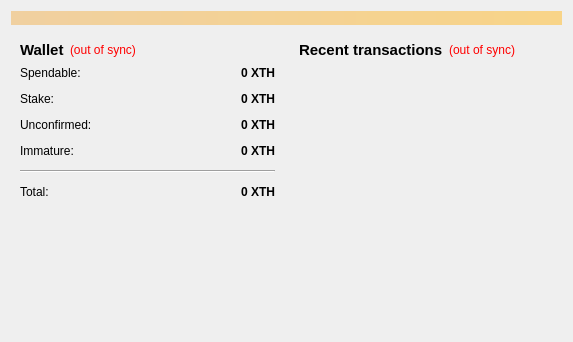
<?xml version="1.0" encoding="UTF-8"?>
<ui version="4.0">
 <class>OverviewPage</class>
 <widget class="QWidget" name="OverviewPage">
  <property name="geometry">
   <rect>
    <x>0</x>
    <y>0</y>
    <width>573</width>
    <height>342</height>
   </rect>
  </property>
  <property name="windowTitle">
   <string>Form</string>
  </property>
  <layout class="QVBoxLayout" name="topLayout">
   <item>
    <widget class="QLabel" name="labelAlerts">
     <property name="visible">
      <bool>false</bool>
     </property>
     <property name="styleSheet">
      <string notr="true">background-color: qlineargradient(x1: 0, y1: 0, x2: 1, y2: 0, stop:0 #F0D0A0, stop:1 #F8D488);  color:#000000
</string>
     </property>
     <property name="wordWrap">
      <bool>true</bool>
     </property>
     <property name="margin">
      <number>3</number>
     </property>
    </widget>
   </item>
   <item>
    <layout class="QHBoxLayout" name="horizontalLayout" stretch="1,1">
     <item>
      <layout class="QVBoxLayout" name="verticalLayout_2">
       <item>
        <widget class="QWidget" name="widget" native="true">
         <layout class="QVBoxLayout" name="verticalLayout_4">
          <item>
           <layout class="QHBoxLayout" name="horizontalLayout_4">
            <item>
             <widget class="QLabel" name="label_5">
              <property name="font">
               <font>
                <pointsize>11</pointsize>
                <weight>75</weight>
                <bold>true</bold>
               </font>
              </property>
              <property name="text">
               <string>Wallet</string>
              </property>
             </widget>
            </item>
            <item>
             <widget class="QLabel" name="labelWalletStatus">
              <property name="toolTip">
               <string>The displayed information may be out of date. Your wallet automatically synchronizes with the TheoremCoin network after a connection is established, but this process has not completed yet.</string>
              </property>
              <property name="styleSheet">
               <string notr="true">QLabel { color: red; }</string>
              </property>
              <property name="text">
               <string notr="true">(out of sync)</string>
              </property>
              <property name="alignment">
               <set>Qt::AlignLeading|Qt::AlignLeft|Qt::AlignVCenter</set>
              </property>
             </widget>
            </item>
            <item>
             <spacer name="horizontalSpacer_2">
              <property name="orientation">
               <enum>Qt::Horizontal</enum>
              </property>
              <property name="sizeHint" stdset="0">
               <size>
                <width>40</width>
                <height>20</height>
               </size>
              </property>
             </spacer>
            </item>
           </layout>
          </item>
          <item>
           <layout class="QFormLayout" name="formLayout_2">
            <property name="fieldGrowthPolicy">
             <enum>QFormLayout::AllNonFixedFieldsGrow</enum>
            </property>
            <property name="horizontalSpacing">
             <number>12</number>
            </property>
            <property name="verticalSpacing">
             <number>12</number>
            </property>
            <item row="0" column="0">
             <widget class="QLabel" name="label">
              <property name="text">
               <string>Spendable:</string>
              </property>
             </widget>
            </item>
            <item row="0" column="1">
             <widget class="QLabel" name="labelBalance">
              <property name="font">
               <font>
                <weight>75</weight>
                <bold>true</bold>
               </font>
              </property>
              <property name="cursor">
               <cursorShape>IBeamCursor</cursorShape>
              </property>
              <property name="toolTip">
               <string>Your current spendable balance</string>
              </property>
              <property name="text">
               <string notr="true">0 XTH</string>
              </property>
              <property name="alignment">
               <set>Qt::AlignRight|Qt::AlignTrailing|Qt::AlignVCenter</set>
              </property>
              <property name="textInteractionFlags">
               <set>Qt::LinksAccessibleByMouse|Qt::TextSelectableByKeyboard|Qt::TextSelectableByMouse</set>
              </property>
             </widget>
            </item>
            <item row="1" column="0">
             <widget class="QLabel" name="label_6">
              <property name="text">
               <string>Stake:</string>
              </property>
             </widget>
            </item>
            <item row="1" column="1">
             <widget class="QLabel" name="labelStake">
              <property name="font">
               <font>
                <weight>75</weight>
                <bold>true</bold>
               </font>
              </property>
              <property name="cursor">
               <cursorShape>IBeamCursor</cursorShape>
              </property>
              <property name="toolTip">
               <string>Total of coins that was staked, and do not yet count toward the current balance</string>
              </property>
              <property name="text">
               <string notr="true">0 XTH</string>
              </property>
              <property name="alignment">
               <set>Qt::AlignRight|Qt::AlignTrailing|Qt::AlignVCenter</set>
              </property>
              <property name="textInteractionFlags">
               <set>Qt::LinksAccessibleByMouse|Qt::TextSelectableByKeyboard|Qt::TextSelectableByMouse</set>
              </property>
             </widget>
            </item>
            <item row="2" column="0">
             <widget class="QLabel" name="label_3">
              <property name="text">
               <string>Unconfirmed:</string>
              </property>
             </widget>
            </item>
            <item row="2" column="1">
             <widget class="QLabel" name="labelUnconfirmed">
              <property name="font">
               <font>
                <weight>75</weight>
                <bold>true</bold>
               </font>
              </property>
              <property name="cursor">
               <cursorShape>IBeamCursor</cursorShape>
              </property>
              <property name="toolTip">
               <string>Total of transactions that have yet to be confirmed, and do not yet count toward the current balance</string>
              </property>
              <property name="text">
               <string notr="true">0 XTH</string>
              </property>
              <property name="alignment">
               <set>Qt::AlignRight|Qt::AlignTrailing|Qt::AlignVCenter</set>
              </property>
              <property name="textInteractionFlags">
               <set>Qt::LinksAccessibleByMouse|Qt::TextSelectableByKeyboard|Qt::TextSelectableByMouse</set>
              </property>
             </widget>
            </item>
            <item row="3" column="0">
             <widget class="QLabel" name="labelImmatureText">
              <property name="text">
               <string>Immature:</string>
              </property>
             </widget>
            </item>
            <item row="3" column="1">
             <widget class="QLabel" name="labelImmature">
              <property name="font">
               <font>
                <weight>75</weight>
                <bold>true</bold>
               </font>
              </property>
              <property name="toolTip">
               <string>Mined balance that has not yet matured</string>
              </property>
              <property name="text">
               <string notr="true">0 XTH</string>
              </property>
              <property name="alignment">
               <set>Qt::AlignRight|Qt::AlignTrailing|Qt::AlignVCenter</set>
              </property>
              <property name="textInteractionFlags">
               <set>Qt::LinksAccessibleByMouse|Qt::TextSelectableByKeyboard|Qt::TextSelectableByMouse</set>
              </property>
             </widget>
            </item>
            <item row="4" column="0" colspan="2">
             <widget class="Line" name="line">
              <property name="orientation">
               <enum>Qt::Horizontal</enum>
              </property>
             </widget>
            </item>
            <item row="5" column="0">
             <widget class="QLabel" name="labelTotalText">
              <property name="text">
               <string>Total:</string>
              </property>
             </widget>
            </item>
            <item row="5" column="1">
             <widget class="QLabel" name="labelTotal">
              <property name="font">
               <font>
                <weight>75</weight>
                <bold>true</bold>
               </font>
              </property>
              <property name="cursor">
               <cursorShape>IBeamCursor</cursorShape>
              </property>
              <property name="toolTip">
               <string>Your current total balance</string>
              </property>
              <property name="text">
               <string notr="true">0 XTH</string>
              </property>
              <property name="alignment">
               <set>Qt::AlignRight|Qt::AlignTrailing|Qt::AlignVCenter</set>
              </property>
              <property name="textInteractionFlags">
               <set>Qt::LinksAccessibleByMouse|Qt::TextSelectableByKeyboard|Qt::TextSelectableByMouse</set>
              </property>
             </widget>
            </item>
           </layout>
          </item>
         </layout>
        </widget>
       </item>
       <item>
        <spacer name="verticalSpacer">
         <property name="orientation">
          <enum>Qt::Vertical</enum>
         </property>
         <property name="sizeHint" stdset="0">
          <size>
           <width>20</width>
           <height>40</height>
          </size>
         </property>
        </spacer>
       </item>
      </layout>
     </item>
     <item>
      <layout class="QVBoxLayout" name="verticalLayout_3">
       <item>
        <widget class="QWidget" name="widget_2" native="true">
         <layout class="QVBoxLayout" name="verticalLayout">
          <item>
           <layout class="QHBoxLayout" name="horizontalLayout_2">
            <item>
             <widget class="QLabel" name="label_4">
              <property name="font">
               <font>
                <pointsize>11</pointsize>
                <weight>75</weight>
                <bold>true</bold>
               </font>
              </property>
              <property name="text">
               <string>&lt;b&gt;Recent transactions&lt;/b&gt;</string>
              </property>
             </widget>
            </item>
            <item>
             <widget class="QLabel" name="labelTransactionsStatus">
              <property name="toolTip">
               <string>The displayed information may be out of date. Your wallet automatically synchronizes with the TheoremCoin network after a connection is established, but this process has not completed yet.</string>
              </property>
              <property name="styleSheet">
               <string notr="true">QLabel { color: red; }</string>
              </property>
              <property name="text">
               <string notr="true">(out of sync)</string>
              </property>
              <property name="alignment">
               <set>Qt::AlignRight|Qt::AlignTrailing|Qt::AlignVCenter</set>
              </property>
             </widget>
            </item>
            <item>
             <spacer name="horizontalSpacer">
              <property name="orientation">
               <enum>Qt::Horizontal</enum>
              </property>
              <property name="sizeHint" stdset="0">
               <size>
                <width>40</width>
                <height>20</height>
               </size>
              </property>
             </spacer>
            </item>
           </layout>
          </item>
          <item>
           <widget class="QListView" name="listTransactions">
            <property name="styleSheet">
             <string notr="true">QListView { background: transparent; }</string>
            </property>
            <property name="frameShape">
             <enum>QFrame::NoFrame</enum>
            </property>
            <property name="verticalScrollBarPolicy">
             <enum>Qt::ScrollBarAlwaysOff</enum>
            </property>
            <property name="horizontalScrollBarPolicy">
             <enum>Qt::ScrollBarAlwaysOff</enum>
            </property>
            <property name="selectionMode">
             <enum>QAbstractItemView::NoSelection</enum>
            </property>
           </widget>
          </item>
         </layout>
        </widget>
       </item>
      </layout>
     </item>
    </layout>
   </item>
  </layout>
 </widget>
 <resources/>
 <connections/>
</ui>
